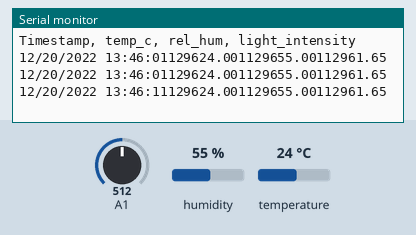
Bench run of a sketch on a simulated Arduino Uno, built with avr-gcc and run on an emulated ATmega328P. Shown: the last lines printed to the serial monitor. The inputs (shaded band) are chosen by the test bench; at power-on: humidity 55 %, A1 = 512, temperature 24 °C. The local clock reads 2024-03-15 10:24:30 at power-on unless the sketch sets it.

Above: at 1.4 s.
1.5 s: humidity set to 22 %
At 2.2 s:
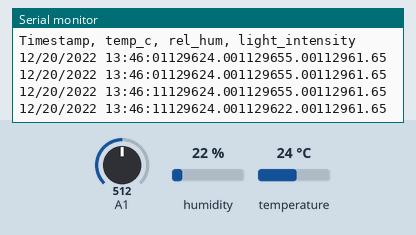
3.0 s: A1 set to 716
At 3.5 s:
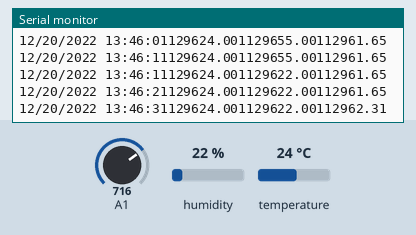
4.5 s: temperature set to 12 °C
At 5.2 s:
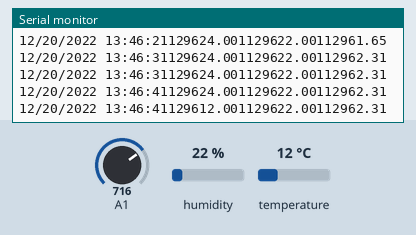
6.0 s: A1 set to 900
At 6.0 s:
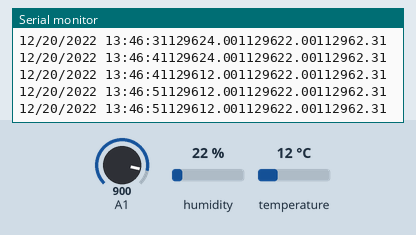
7.5 s: humidity set to 40 %
At 8.2 s:
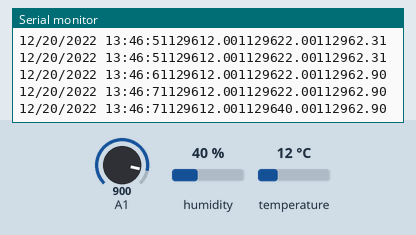
Timing chart, 0 to 10.0 s (numbered marks = the images above; inputs shaded):
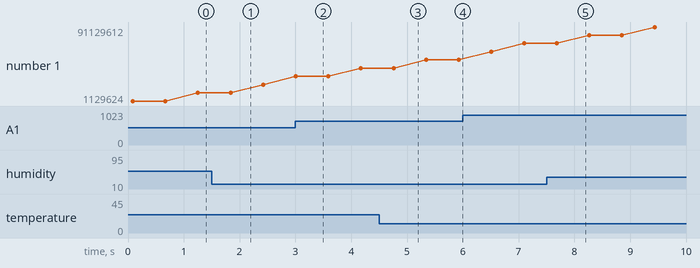

Measured:
- after the input at 1.5 s, the serial monitor: prints a new line after 0.34 s (image 1)
- after the input at 3.0 s, the serial monitor: prints a new line at once (image 2)
- after the input at 4.5 s, the serial monitor: prints a new line after 0.26 s (image 3)
- after the input at 7.5 s, the serial monitor: prints a new line after 0.18 s (image 5)
- plotted number 1: 11129624 → 21129624 after the input at 1.5 s, 41129624 → 51129612 after the input at 4.5 s, 71129612 → 91129612 after the input at 7.5 s

The sketch:

AHT10_code.ino
```cpp
// init rtc and aht10
// measure aht10 and read rtc
// goal 1: print both info in same line
#include <Adafruit_AHT10.h>
#include "Sodaq_DS3231.h"

char weekDay[][4] = {"Sun", "Mon", "Tue", "Wed", "Thu", "Fri", "Sat" };
//year, month, date, hour, min, sec and week-day(starts from 0 and goes to 6)
DateTime dt(2022, 12, 20, 13, 46, 0, 3);


Adafruit_AHT10 aht;

void setup() {
 Serial.begin(57600);
 // put your setup code here, to run once:
 if (! aht.begin()) {
 Serial.println("Could not find AHT10? Check wiring");
 while (1) delay(10);
 }
 Serial.println("Timestamp, temp_c, rel_hum, light_intensity");
 Wire.begin();
 rtc.begin();
 rtc.setDateTime(dt); //Adjust date-time as defined 'dt' above

}

void loop() {
 // put your main code here, to run repeatedly:
 sensors_event_t humidity, temp;
 aht.getEvent(&humidity, &temp);// populate temp and humidity objects with fresh data
 DateTime now = rtc.now(); //get the current date-time
 Serial.println();
 Serial.print(now.month(), DEC);
 Serial.print('/');
 Serial.print(now.date(), DEC);
 Serial.print('/');
 Serial.print(now.year(), DEC);
 Serial.print(' ');
 Serial.print(now.hour(), DEC);
 Serial.print(':');
 Serial.print(now.minute(), DEC);
 Serial.print(':');
 Serial.print(now.second(), DEC);
 Serial.print(', ');
 Serial.print(temp.temperature);
 Serial.print(', ');
 Serial.print(humidity.relative_humidity);
 Serial.print(', ');
 float voltage = (analogRead(A1)/1023.0)*3.3;
 Serial.print(voltage);
 delay(500);
}
```
